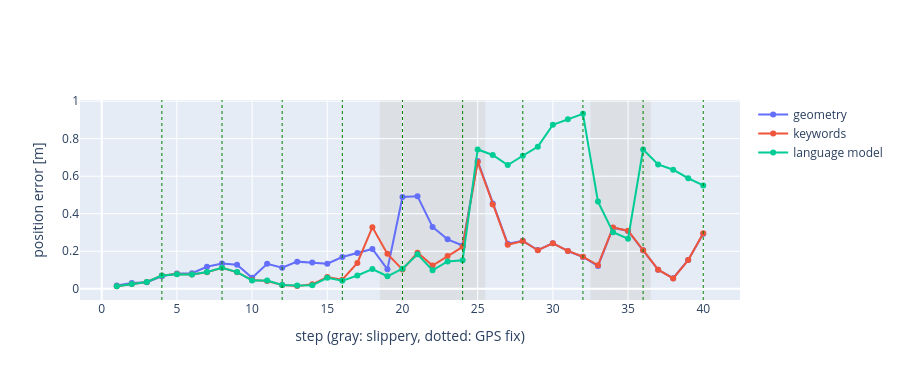

The notebook cell this image was saved under:
### Markdown cell above
Geometry alone finds about two thirds of the slippery steps of every kind from the shortfall between
GPS fixes, but often blames the wrong steps within an interval. Keywords help on plainly worded notes and
fail on the other two kinds by construction. The language model reads the implicit notes and ignores the
traps, so it gets nearly every step with an informative note right. On the silent notes it says "normal"
with confidence and the solver follows it, where geometry alone finds most of those slips. That is why its
position error is only a little below that of geometry, while the oracle shows how much better the
trajectory gets when every mode is right.

### Code cell
route = routes[1]
steps = np.arange(1, N_STEPS + 1)
fig = go.Figure()
for source in ["geometry", "keywords", "language model"]:
    _, poses = solve(route, evidence(route, source))
    error = [np.hypot(poses[k].x() - route["truth"][k].x(), poses[k].y() - route["truth"][k].y())
             for k in steps]
    fig.add_trace(go.Scatter(x=steps, y=error, mode="lines+markers", name=source,
                             line=dict(color={"geometry": "#636efa", "keywords": "#ef553b",
                                              "language model": "#00cc96"}[source])))
for k, slippery in enumerate(route["modes"]):
    if slippery:
        fig.add_vrect(x0=k + 0.5, x1=k + 1.5, fillcolor="lightgray", opacity=0.5, line_width=0,
                      layer="below")
for k in route["gps"]:
    fig.add_vline(x=k, line_dash="dot", line_color="green", line_width=1)
fig.update_layout(xaxis_title="step (gray: slippery, dotted: GPS fix)",
                  yaxis_title="position error [m]", height=380)
fig.show()

### Figure 1 — Plotly figure (JSON) as saved in the notebook; plotly's stock layout.template omitted (floating-point values rounded to 4 significant figures)
{"data": [{"line": {"color": "#636efa"}, "mode": "lines+markers", "name": "geometry", "type": "scatter", "x": [1, 2, 3, 4, 5, 6, 7, 8, 9, 10, 11, 12, 13, 14, 15, 16, 17, 18, 19, 20, 21, 22, 23, 24, 25, 26, 27, 28, 29, 30, 31, 32, 33, 34, 35, 36, 37, 38, 39, 40], "y": [0.0171, 0.03033, 0.03546, 0.06708, 0.08202, 0.08347, 0.1171, 0.1346, 0.1277, 0.05829, 0.133, 0.1124, 0.1447, 0.1406, 0.134, 0.1692, 0.1902, 0.2123, 0.1039, 0.489, 0.4929, 0.3294, 0.2635, 0.2306, 0.6807, 0.4551, 0.2397, 0.2554, 0.2065, 0.2431, 0.2012, 0.1693, 0.1218, 0.3252, 0.3083, 0.2049, 0.1009, 0.05665, 0.1533, 0.2935]}, {"line": {"color": "#ef553b"}, "mode": "lines+markers", "name": "keywords", "type": "scatter", "x": [1, 2, 3, 4, 5, 6, 7, 8, 9, 10, 11, 12, 13, 14, 15, 16, 17, 18, 19, 20, 21, 22, 23, 24, 25, 26, 27, 28, 29, 30, 31, 32, 33, 34, 35, 36, 37, 38, 39, 40], "y": [0.01354, 0.026, 0.03622, 0.07076, 0.07839, 0.07593, 0.08867, 0.1123, 0.0885, 0.04641, 0.04124, 0.02024, 0.01425, 0.02369, 0.06271, 0.04824, 0.1379, 0.3283, 0.186, 0.1023, 0.1922, 0.1238, 0.1745, 0.2238, 0.6758, 0.4494, 0.235, 0.2548, 0.2055, 0.2425, 0.2017, 0.1708, 0.1252, 0.3267, 0.3095, 0.2058, 0.1019, 0.05507, 0.153, 0.2954]}, {"line": {"color": "#00cc96"}, "mode": "lines+markers", "name": "language model", "type": "scatter", "x": [1, 2, 3, 4, 5, 6, 7, 8, 9, 10, 11, 12, 13, 14, 15, 16, 17, 18, 19, 20, 21, 22, 23, 24, 25, 26, 27, 28, 29, 30, 31, 32, 33, 34, 35, 36, 37, 38, 39, 40], "y": [0.01366, 0.02601, 0.03599, 0.07042, 0.07813, 0.07561, 0.08902, 0.1123, 0.08888, 0.04443, 0.04379, 0.02071, 0.017, 0.0192, 0.05843, 0.04238, 0.07075, 0.105, 0.06671, 0.1072, 0.1835, 0.09874, 0.146, 0.1521, 0.7424, 0.7128, 0.6591, 0.7089, 0.7574, 0.8741, 0.9038, 0.9327, 0.4647, 0.3019, 0.2665, 0.7422, 0.6628, 0.6343, 0.5891, 0.5507]}], "layout": {"height": 380, "shapes": [{"fillcolor": "lightgray", "layer": "below", "line": {"width": 0}, "opacity": 0.5, "type": "rect", "x0": 18.5, "x1": 19.5, "xref": "x", "y0": 0, "y1": 1, "yref": "y domain"}, {"fillcolor": "lightgray", "layer": "below", "line": {"width": 0}, "opacity": 0.5, "type": "rect", "x0": 19.5, "x1": 20.5, "xref": "x", "y0": 0, "y1": 1, "yref": "y domain"}, {"fillcolor": "lightgray", "layer": "below", "line": {"width": 0}, "opacity": 0.5, "type": "rect", "x0": 20.5, "x1": 21.5, "xref": "x", "y0": 0, "y1": 1, "yref": "y domain"}, {"fillcolor": "lightgray", "layer": "below", "line": {"width": 0}, "opacity": 0.5, "type": "rect", "x0": 21.5, "x1": 22.5, "xref": "x", "y0": 0, "y1": 1, "yref": "y domain"}, {"fillcolor": "lightgray", "layer": "below", "line": {"width": 0}, "opacity": 0.5, "type": "rect", "x0": 22.5, "x1": 23.5, "xref": "x", "y0": 0, "y1": 1, "yref": "y domain"}, {"fillcolor": "lightgray", "layer": "below", "line": {"width": 0}, "opacity": 0.5, "type": "rect", "x0": 23.5, "x1": 24.5, "xref": "x", "y0": 0, "y1": 1, "yref": "y domain"}, {"fillcolor": "lightgray", "layer": "below", "line": {"width": 0}, "opacity": 0.5, "type": "rect", "x0": 24.5, "x1": 25.5, "xref": "x", "y0": 0, "y1": 1, "yref": "y domain"}, {"fillcolor": "lightgray", "layer": "below", "line": {"width": 0}, "opacity": 0.5, "type": "rect", "x0": 32.5, "x1": 33.5, "xref": "x", "y0": 0, "y1": 1, "yref": "y domain"}, {"fillcolor": "lightgray", "layer": "below", "line": {"width": 0}, "opacity": 0.5, "type": "rect", "x0": 33.5, "x1": 34.5, "xref": "x", "y0": 0, "y1": 1, "yref": "y domain"}, {"fillcolor": "lightgray", "layer": "below", "line": {"width": 0}, "opacity": 0.5, "type": "rect", "x0": 34.5, "x1": 35.5, "xref": "x", "y0": 0, "y1": 1, "yref": "y domain"}, {"fillcolor": "lightgray", "layer": "below", "line": {"width": 0}, "opacity": 0.5, "type": "rect", "x0": 35.5, "x1": 36.5, "xref": "x", "y0": 0, "y1": 1, "yref": "y domain"}, {"line": {"color": "green", "dash": "dot", "width": 1}, "type": "line", "x0": 4, "x1": 4, "xref": "x", "y0": 0, "y1": 1, "yref": "y domain"}, {"line": {"color": "green", "dash": "dot", "width": 1}, "type": "line", "x0": 8, "x1": 8, "xref": "x", "y0": 0, "y1": 1, "yref": "y domain"}, {"line": {"color": "green", "dash": "dot", "width": 1}, "type": "line", "x0": 12, "x1": 12, "xref": "x", "y0": 0, "y1": 1, "yref": "y domain"}, {"line": {"color": "green", "dash": "dot", "width": 1}, "type": "line", "x0": 16, "x1": 16, "xref": "x", "y0": 0, "y1": 1, "yref": "y domain"}, {"line": {"color": "green", "dash": "dot", "width": 1}, "type": "line", "x0": 20, "x1": 20, "xref": "x", "y0": 0, "y1": 1, "yref": "y domain"}, {"line": {"color": "green", "dash": "dot", "width": 1}, "type": "line", "x0": 24, "x1": 24, "xref": "x", "y0": 0, "y1": 1, "yref": "y domain"}, {"line": {"color": "green", "dash": "dot", "width": 1}, "type": "line", "x0": 28, "x1": 28, "xref": "x", "y0": 0, "y1": 1, "yref": "y domain"}, {"line": {"color": "green", "dash": "dot", "width": 1}, "type": "line", "x0": 32, "x1": 32, "xref": "x", "y0": 0, "y1": 1, "yref": "y domain"}, {"line": {"color": "green", "dash": "dot", "width": 1}, "type": "line", "x0": 36, "x1": 36, "xref": "x", "y0": 0, "y1": 1, "yref": "y domain"}, {"line": {"color": "green", "dash": "dot", "width": 1}, "type": "line", "x0": 40, "x1": 40, "xref": "x", "y0": 0, "y1": 1, "yref": "y domain"}], "xaxis": {"title": {"text": "step (gray: slippery, dotted: GPS fix)"}}, "yaxis": {"title": {"text": "position error [m]"}}}}
